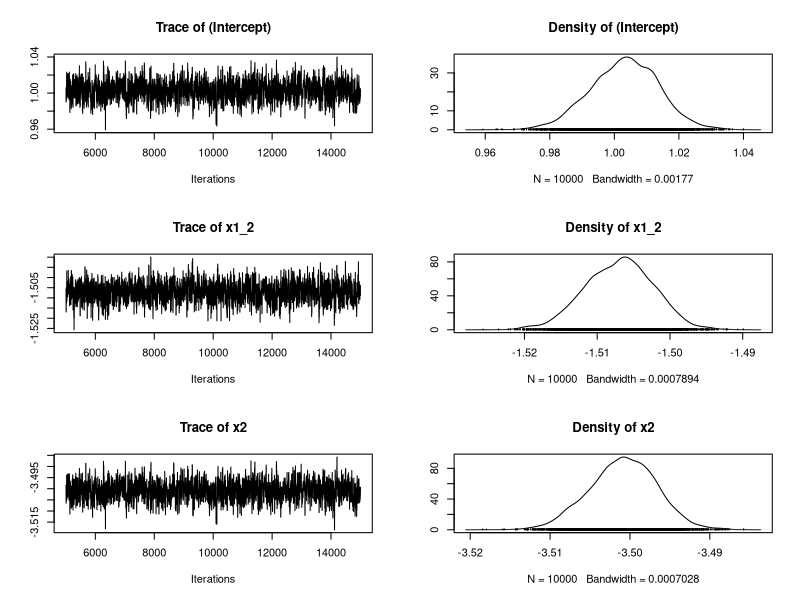

Write the R code that produced this figure.
# From: Bayesian Models for Astrophysical Data, Cambridge Univ. Press
# (c) 2017,  Joseph M. Hilbe, Rafael S. de Souza and Emille E. O. Ishida 
# 
# you are kindly asked to include the complete citation if you used this 
# material in a publication

#  from Code 6.2 Synthetic Poisson data and model in R: 
#               binary and continuous predictors

set.seed(18472)
nobs <- 750

x1_2 <- rbinom(nobs,size=1,prob=0.7)
x2 <- rnorm(nobs,0,1)
xb <- 1 - 1.5*x1_2 - 3.5*x2

exb <- exp(xb)
py <- rpois(nobs, exb)
pois <- data.frame(py, x1_2, x2)

# Code 6.3 - Bayesian Poisson model using R

library(MCMCpack)

mypoisL <- MCMCpoisson(py ~ x1_2 + x2,
                       burnin = 5000,
                       mcmc = 10000,
                       data = pois)
 
summary(mypoisL)

plot(mypoisL)
